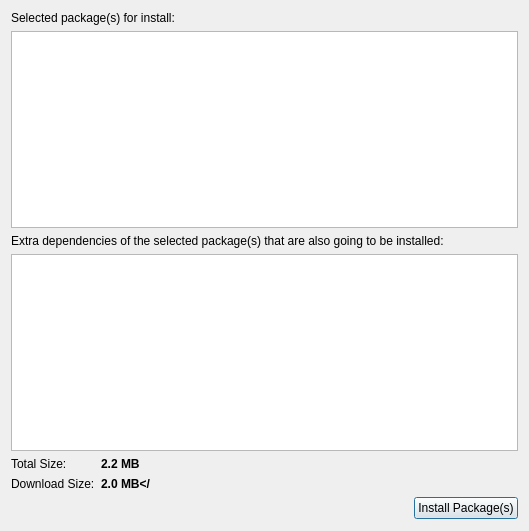
<?xml version="1.0" encoding="UTF-8"?>
<ui version="4.0">
 <class>BasketDialog</class>
 <widget class="QDialog" name="BasketDialog">
  <property name="geometry">
   <rect>
    <x>0</x>
    <y>0</y>
    <width>529</width>
    <height>531</height>
   </rect>
  </property>
  <property name="windowTitle">
   <string>Basket</string>
  </property>
  <layout class="QGridLayout" name="gridLayout">
   <item row="0" column="0" colspan="4">
    <widget class="QLabel" name="infoLabel">
     <property name="text">
      <string>Selected package(s) for install:</string>
     </property>
    </widget>
   </item>
   <item row="1" column="0" colspan="4">
    <widget class="PackageView" name="packageList">
     <property name="minimumSize">
      <size>
       <width>450</width>
       <height>0</height>
      </size>
     </property>
     <property name="horizontalScrollBarPolicy">
      <enum>Qt::ScrollBarAlwaysOff</enum>
     </property>
     <property name="editTriggers">
      <set>QAbstractItemView::NoEditTriggers</set>
     </property>
     <property name="showDropIndicator" stdset="0">
      <bool>false</bool>
     </property>
     <property name="dragDropOverwriteMode">
      <bool>false</bool>
     </property>
     <property name="alternatingRowColors">
      <bool>true</bool>
     </property>
     <property name="selectionMode">
      <enum>QAbstractItemView::NoSelection</enum>
     </property>
     <property name="selectionBehavior">
      <enum>QAbstractItemView::SelectRows</enum>
     </property>
     <property name="showGrid">
      <bool>false</bool>
     </property>
     <property name="wordWrap">
      <bool>true</bool>
     </property>
     <property name="cornerButtonEnabled">
      <bool>false</bool>
     </property>
     <attribute name="horizontalHeaderVisible">
      <bool>false</bool>
     </attribute>
     <attribute name="horizontalHeaderStretchLastSection">
      <bool>true</bool>
     </attribute>
     <attribute name="verticalHeaderVisible">
      <bool>false</bool>
     </attribute>
     <attribute name="verticalHeaderDefaultSectionSize">
      <number>52</number>
     </attribute>
     <attribute name="verticalHeaderMinimumSectionSize">
      <number>52</number>
     </attribute>
     <attribute name="verticalHeaderVisible">
      <bool>false</bool>
     </attribute>
     <attribute name="verticalHeaderDefaultSectionSize">
      <number>52</number>
     </attribute>
     <attribute name="horizontalHeaderStretchLastSection">
      <bool>true</bool>
     </attribute>
     <attribute name="horizontalHeaderVisible">
      <bool>false</bool>
     </attribute>
     <attribute name="verticalHeaderMinimumSectionSize">
      <number>52</number>
     </attribute>
    </widget>
   </item>
   <item row="2" column="0" colspan="4">
    <widget class="QLabel" name="extrasLabel">
     <property name="text">
      <string>Extra dependencies of the selected package(s) that are also going to be installed:</string>
     </property>
    </widget>
   </item>
   <item row="3" column="0" colspan="4">
    <widget class="PackageView" name="extraList">
     <property name="minimumSize">
      <size>
       <width>450</width>
       <height>0</height>
      </size>
     </property>
     <property name="horizontalScrollBarPolicy">
      <enum>Qt::ScrollBarAlwaysOff</enum>
     </property>
     <property name="editTriggers">
      <set>QAbstractItemView::NoEditTriggers</set>
     </property>
     <property name="showDropIndicator" stdset="0">
      <bool>false</bool>
     </property>
     <property name="dragDropOverwriteMode">
      <bool>false</bool>
     </property>
     <property name="alternatingRowColors">
      <bool>true</bool>
     </property>
     <property name="selectionMode">
      <enum>QAbstractItemView::NoSelection</enum>
     </property>
     <property name="selectionBehavior">
      <enum>QAbstractItemView::SelectRows</enum>
     </property>
     <property name="showGrid">
      <bool>false</bool>
     </property>
     <property name="wordWrap">
      <bool>true</bool>
     </property>
     <property name="cornerButtonEnabled">
      <bool>false</bool>
     </property>
     <attribute name="horizontalHeaderVisible">
      <bool>false</bool>
     </attribute>
     <attribute name="horizontalHeaderStretchLastSection">
      <bool>true</bool>
     </attribute>
     <attribute name="verticalHeaderVisible">
      <bool>false</bool>
     </attribute>
     <attribute name="verticalHeaderDefaultSectionSize">
      <number>52</number>
     </attribute>
     <attribute name="verticalHeaderMinimumSectionSize">
      <number>52</number>
     </attribute>
     <attribute name="verticalHeaderVisible">
      <bool>false</bool>
     </attribute>
     <attribute name="verticalHeaderDefaultSectionSize">
      <number>52</number>
     </attribute>
     <attribute name="horizontalHeaderStretchLastSection">
      <bool>true</bool>
     </attribute>
     <attribute name="horizontalHeaderVisible">
      <bool>false</bool>
     </attribute>
     <attribute name="verticalHeaderMinimumSectionSize">
      <number>52</number>
     </attribute>
    </widget>
   </item>
   <item row="4" column="0">
    <widget class="QLabel" name="label_3">
     <property name="sizePolicy">
      <sizepolicy hsizetype="Minimum" vsizetype="Preferred">
       <horstretch>0</horstretch>
       <verstretch>0</verstretch>
      </sizepolicy>
     </property>
     <property name="text">
      <string>Total Size:</string>
     </property>
    </widget>
   </item>
   <item row="4" column="1">
    <widget class="QLabel" name="totalSize">
     <property name="sizePolicy">
      <sizepolicy hsizetype="Minimum" vsizetype="Preferred">
       <horstretch>0</horstretch>
       <verstretch>0</verstretch>
      </sizepolicy>
     </property>
     <property name="text">
      <string>&lt;b&gt;2.2 MB&lt;/b&gt;</string>
     </property>
    </widget>
   </item>
   <item row="4" column="2">
    <spacer name="horizontalSpacer">
     <property name="orientation">
      <enum>Qt::Horizontal</enum>
     </property>
     <property name="sizeHint" stdset="0">
      <size>
       <width>306</width>
       <height>13</height>
      </size>
     </property>
    </spacer>
   </item>
   <item row="6" column="0" colspan="3">
    <spacer name="horizontalSpacer_2">
     <property name="orientation">
      <enum>Qt::Horizontal</enum>
     </property>
     <property name="sizeHint" stdset="0">
      <size>
       <width>404</width>
       <height>23</height>
      </size>
     </property>
    </spacer>
   </item>
   <item row="6" column="3">
    <widget class="QPushButton" name="actionButton">
     <property name="text">
      <string>Install Package(s)</string>
     </property>
     <property name="default">
      <bool>true</bool>
     </property>
    </widget>
   </item>
   <item row="5" column="0">
    <widget class="QLabel" name="downloadSizeLabel">
     <property name="text">
      <string>Download Size:</string>
     </property>
    </widget>
   </item>
   <item row="5" column="1">
    <widget class="QLabel" name="downloadSize">
     <property name="text">
      <string>&lt;b&gt;2.0 MB&lt;/</string>
     </property>
    </widget>
   </item>
  </layout>
 </widget>
 <customwidgets>
  <customwidget>
   <class>PackageView</class>
   <extends>QTableView</extends>
   <header location="global">packageview.h</header>
  </customwidget>
 </customwidgets>
 <tabstops>
  <tabstop>actionButton</tabstop>
  <tabstop>packageList</tabstop>
  <tabstop>extraList</tabstop>
 </tabstops>
 <resources/>
 <connections/>
</ui>
